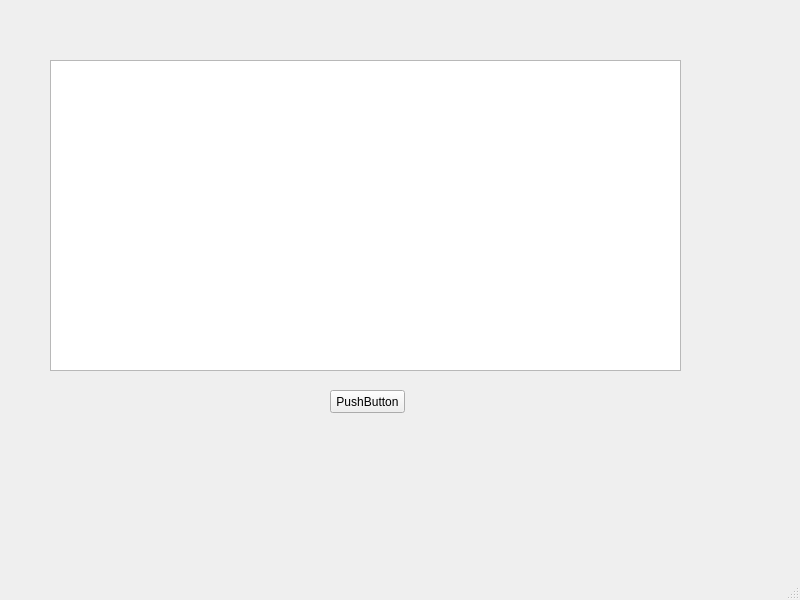
<?xml version="1.0" encoding="UTF-8"?>
<ui version="4.0">
 <class>MainWindow</class>
 <widget class="QMainWindow" name="MainWindow">
  <property name="geometry">
   <rect>
    <x>0</x>
    <y>0</y>
    <width>800</width>
    <height>600</height>
   </rect>
  </property>
  <property name="windowTitle">
   <string>MainWindow</string>
  </property>
  <widget class="QWidget" name="centralwidget">
   <widget class="QPushButton" name="pushButton">
    <property name="geometry">
     <rect>
      <x>330</x>
      <y>390</y>
      <width>75</width>
      <height>23</height>
     </rect>
    </property>
    <property name="text">
     <string>PushButton</string>
    </property>
   </widget>
   <widget class="QTextEdit" name="textEdit">
    <property name="geometry">
     <rect>
      <x>50</x>
      <y>60</y>
      <width>631</width>
      <height>311</height>
     </rect>
    </property>
    <property name="html">
     <string>&lt;!DOCTYPE HTML PUBLIC &quot;-//W3C//DTD HTML 4.0//EN&quot; &quot;http://www.w3.org/TR/REC-html40/strict.dtd&quot;&gt;
&lt;html&gt;&lt;head&gt;&lt;meta name=&quot;qrichtext&quot; content=&quot;1&quot; /&gt;&lt;style type=&quot;text/css&quot;&gt;
p, li { white-space: pre-wrap; }
&lt;/style&gt;&lt;/head&gt;&lt;body style=&quot; font-family:'MS Shell Dlg 2'; font-size:8.25pt; font-weight:400; font-style:normal;&quot;&gt;
&lt;p style=&quot;-qt-paragraph-type:empty; margin-top:0px; margin-bottom:0px; margin-left:0px; margin-right:0px; -qt-block-indent:0; text-indent:0px;&quot;&gt;&lt;br /&gt;&lt;/p&gt;&lt;/body&gt;&lt;/html&gt;</string>
    </property>
   </widget>
  </widget>
  <widget class="QMenuBar" name="menubar">
   <property name="geometry">
    <rect>
     <x>0</x>
     <y>0</y>
     <width>800</width>
     <height>21</height>
    </rect>
   </property>
  </widget>
  <widget class="QStatusBar" name="statusbar"/>
 </widget>
 <resources/>
 <connections/>
</ui>
